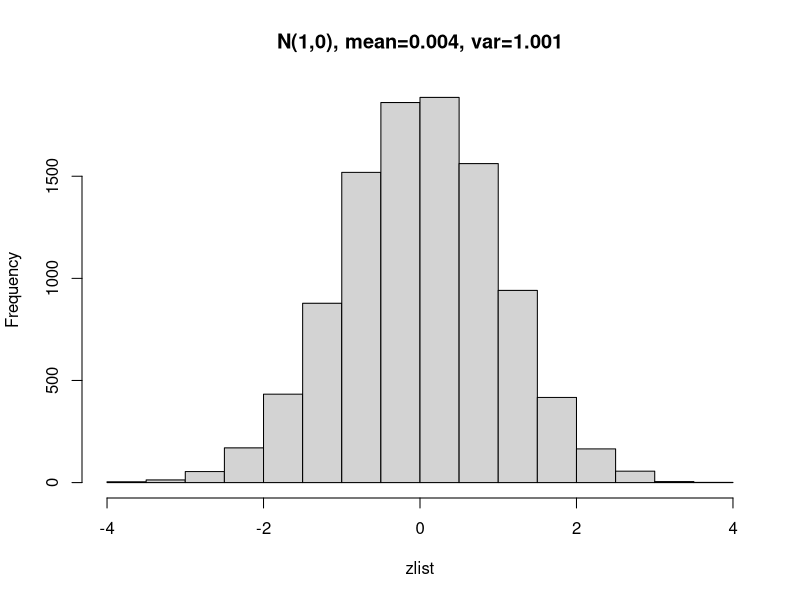
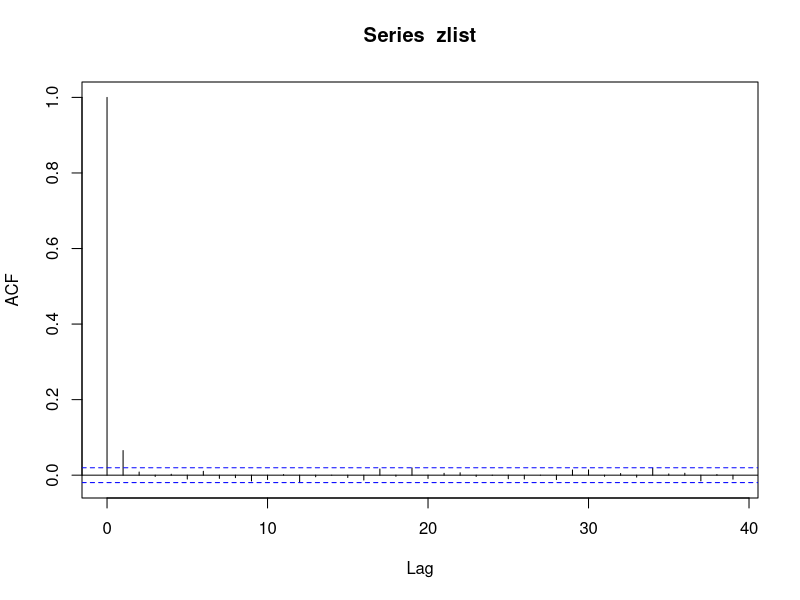
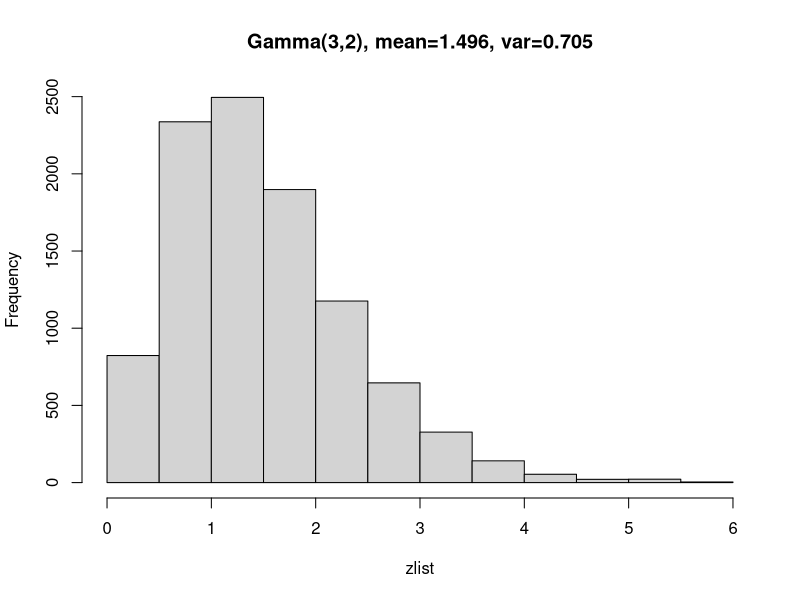
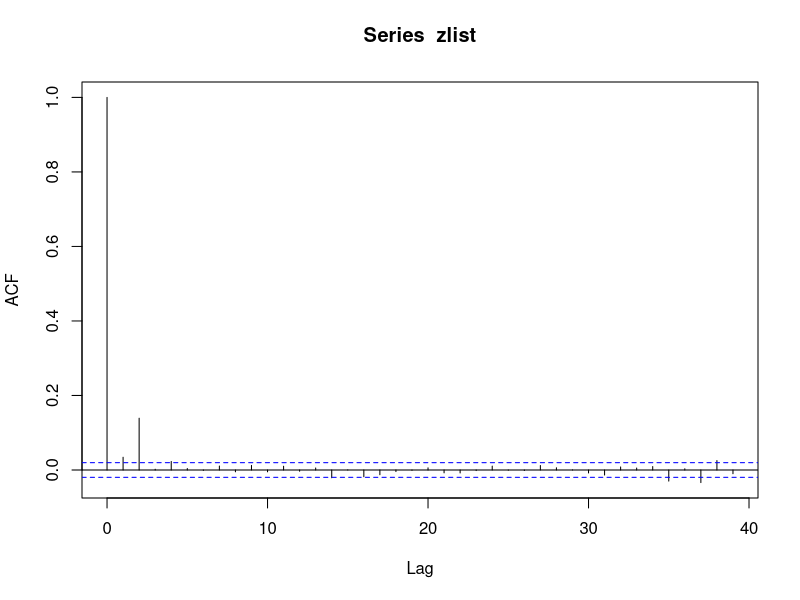
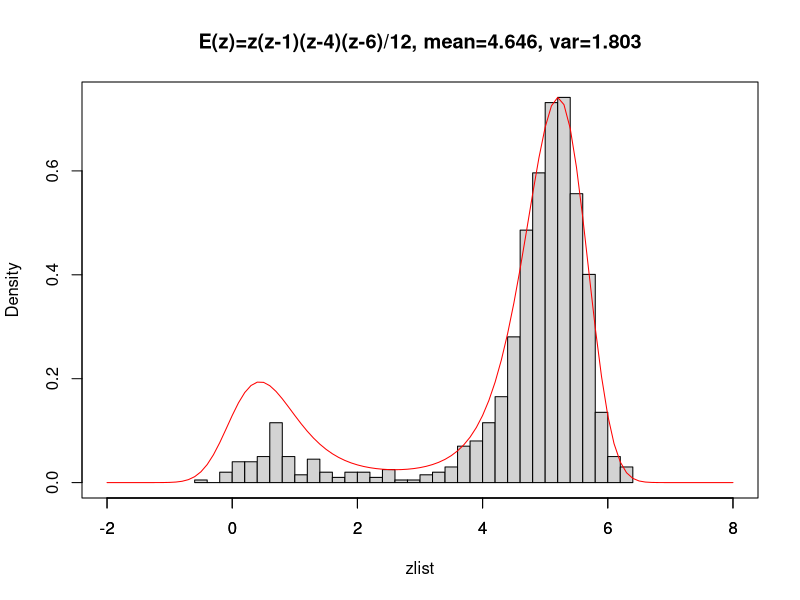
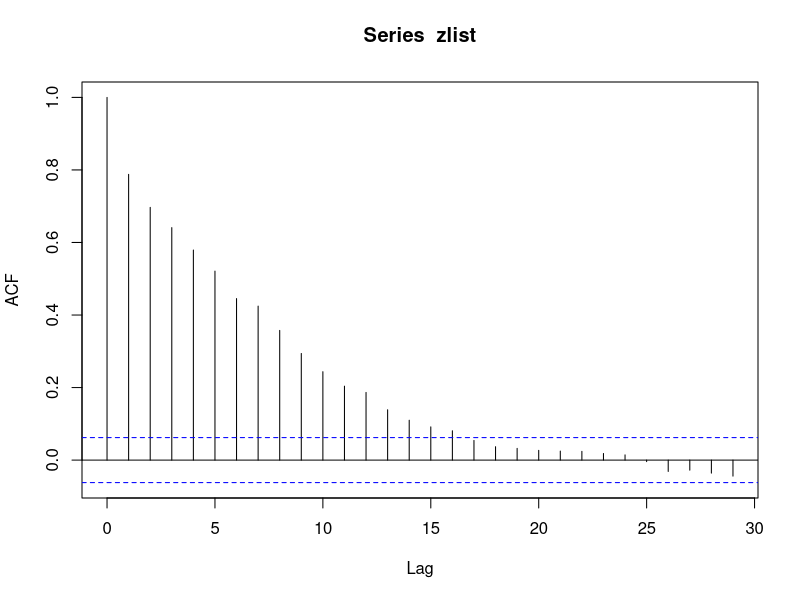

Source code (R) for these figures, in order:
# Hybrid Monte Carlo sampling

N <- 10000; # number of sampling

hmc_sampling <- function(N, E, partial_E, leapforg_count=100, leapforg_epsilon=0.01) {
	r <- rnorm(1,0,1);
	z <- 1;
	zlist <- c();

	for(i in 1:N) {
		H <- E(z) + r^2/2;
		# leapfrog
		e <- sample(c(-1,1), 1) * runif(1, 0.9, 1.1) * leapforg_epsilon;
		z2 <- z;
		r2 <- r - e * partial_E(z2) / 2;
		count = sample(leapforg_count:(leapforg_count*2), 1)
		for(j in 1:count) {
			z2 <- z2 + e * r2;
			r2 <- r2 - e * partial_E(z2);
		}
		r2 <- r2 - e * partial_E(z2) / 2;
		dH <- H - (E(z2) + r2^2/2);
		if (dH > 0 || runif(1) < exp(dH)) {
			z <- z2;
			zlist <- append(zlist, z);

			# resampling of r from p(r|z) = p(r) = N(0,1)
			r <- rnorm(1,0,1);
		} else {
			#cat(sprintf("%d: rejected\n", i));
		}
	}
	cat(sprintf("reject: %d / %d\n", N-length(zlist), N));
	zlist;
}

png();

# p(z) = N(0,1) = exp(-z^2/2)/sqrt(2pi)
# E(z) = z^2/2, Zp = sqrt(2pi), dE/dz = z
# Hamiltonian: H(z,r) = E(z) + K(r) = z^2/2 + r^2/2
zlist <- hmc_sampling(N, function(z)z**2/2, function(z)z);
hist(zlist, breaks=20, main=sprintf("N(1,0), mean=%.3f, var=%.3f", mean(zlist), var(zlist)));
acf(zlist);

# p(z) = Gamma(a,b) = 1/Zp * exp((a-1)ln z - bz)
# E(z) = -(a-1)ln z + bz, dE/dz = b - (a-1)/z
a <- 3;
b <- 2;
zlist <- hmc_sampling(N, function(z)b*z-(a-1)*log(z), function(z)b-(a-1)/z);
hist(zlist, breaks=20, main=sprintf("Gamma(%d,%d), mean=%.3f, var=%.3f", a, b, mean(zlist), var(zlist)));
acf(zlist);

# E(z) = 1/12 z(z-1)(z-4)(z-6) = (z^4-11z^3+34z^2-24z)/12
# dE/dz = (4z^3-33z^2+68z-24)/12
N <- 1000
zlist <- hmc_sampling(N, function(z)z*(z-1)*(z-4)*(z-6)/12, function(z)(4*z**3-33*z**2+68*z-24)/12, 
	leapforg_count=400, leapforg_epsilon=0.005);
hist(zlist, breaks=30, main=sprintf("E(z)=z(z-1)(z-4)(z-6)/12, mean=%.3f, var=%.3f", mean(zlist), var(zlist)), freq=F, xlim=c(-2,8));
par(new=T);
plot(function(z)exp(-z*(z-1)*(z-4)*(z-6)/12), xlim=c(-2,8), col="red", ann=F, yaxt="n");

acf(zlist);
